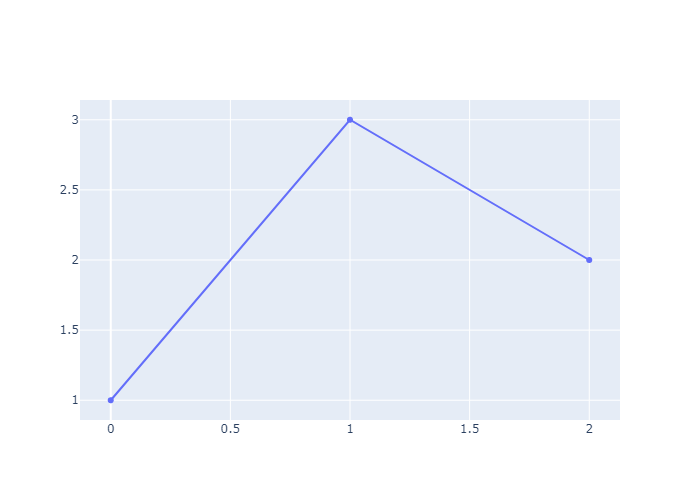

This chart was generated by the following Python code:
import plotly.graph_objects as go

fig = go.Figure(data=go.Scatter(y=[1, 3, 2]))
fig.write_image("test.png", engine="orca")
